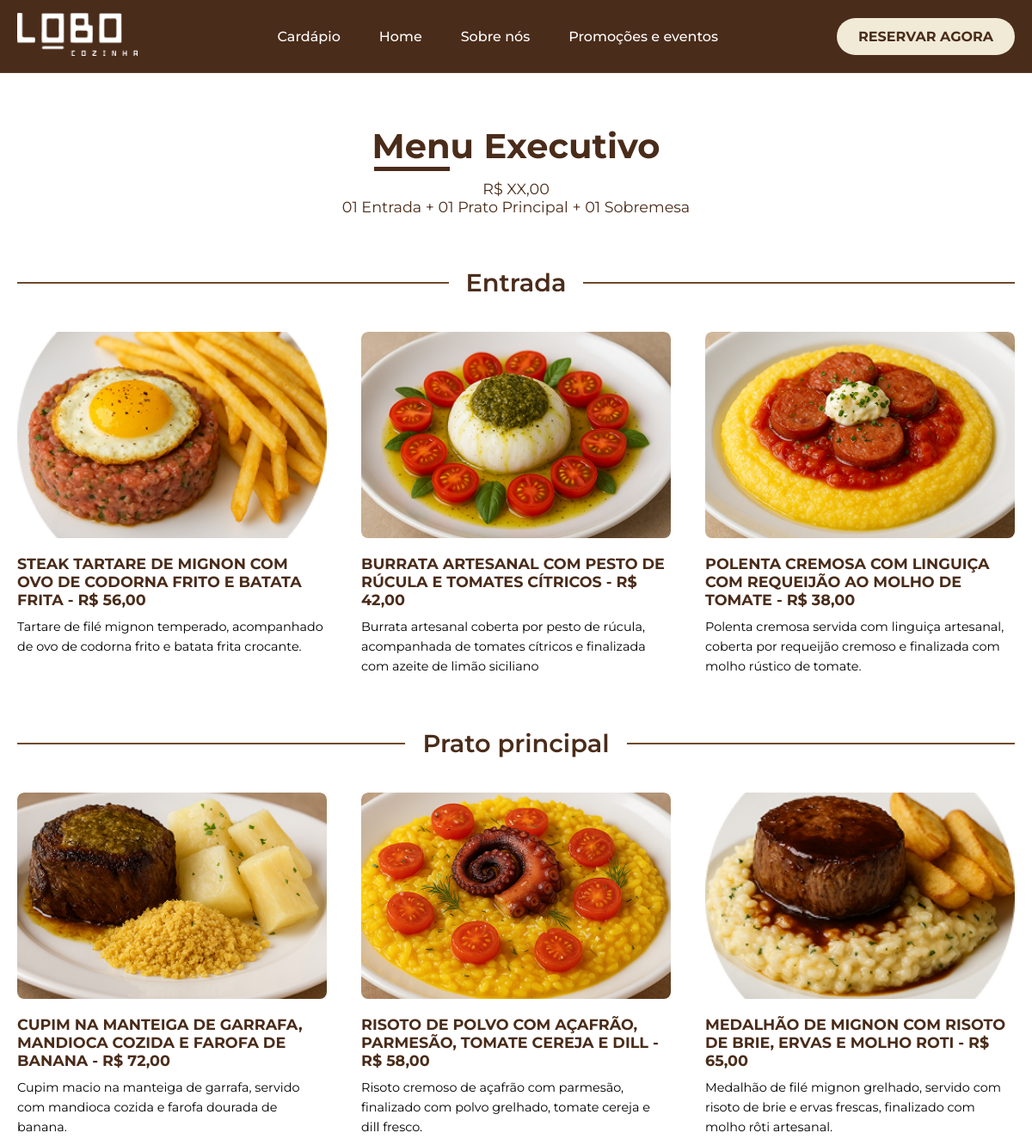
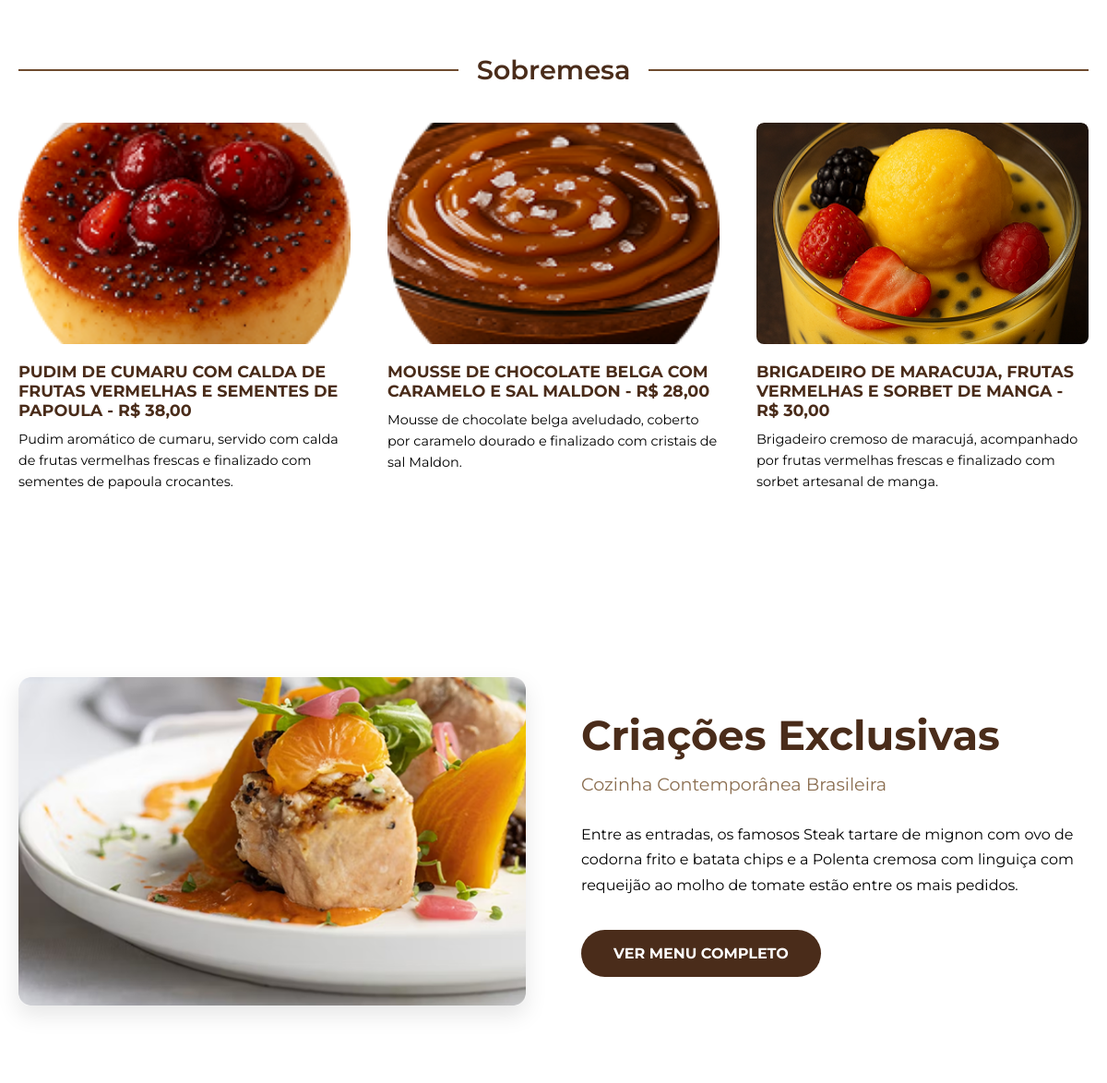
The page /executivo/ on the database its author committed (2 pictures, top to bottom).
### restaurante/models.py (models this page shows, shortened)
class CardapioItem(models.Model):
    tipo = models.CharField(
        max_length=2,
        choices=TipoPrato.choices
    )
    titulo = models.CharField(max_length=100)
    descricao = models.TextField()
    foto = models.ImageField(upload_to='cardapio/')
    preco = models.DecimalField(max_digits=6, decimal_places=2)
    selecionado = models.BooleanField(default=False)

### restaurante/views.py (the view)
# urls.py: path('executivo/', views.executivo, name='executivo'),
def executivo(request):
    itens_selecionados = CardapioItem.objects.filter(selecionado=True)
    return render(request, 'restaurante/executivo.html', {'itens': itens_selecionados})

### restaurante/templates/restaurante/executivo.html (shortened to what this page needs)
{% load static %}
<!DOCTYPE html>
<html lang="pt-BR">
<head>
    <link rel="stylesheet" href="{% static 'styles/executivo.css' %}" />
</head>
<body>
    <header class="navbar">
        <div class="container">
            <a href="{% url 'equipe' %}" class="logo">
                <img src="{% static 'media/lobo.png' %}" alt="Logo" />
            </a>
            <nav>
                <ul>
                    <li><a href="{% url 'executivo' %}">Cardápio</a></li>
                    <li><a href="{% url 'equipe' %}">Home</a></li>
                    <li><a href="{% url 'feedbacks' %}">Sobre nós</a></li>
                    <li><a href="{% url 'promocoes' %}">Promoções e eventos</a></li>
                </ul>
            </nav>
            <a href="#" class="btn-reservar">RESERVAR AGORA</a>
        </div>
    </header>
    <main>
        <section class="menu-executivo">
            <div class="container">
                <h1>Menu Executivo</h1>
                <p class="subtitulo">R$ XX,00 <br>01 Entrada + 01 Prato Principal + 01 Sobremesa</p>
                <div class="secao-pratos">
                    <h2>Entrada</h2>
                    <div class="pratos-grid">
                        {% for item in itens %}
                            {% if item.tipo == 'EN' %}
                                <div class="prato-card">
                                    {% if item.foto %}
                                        <img src="{{ item.foto.url }}" alt="{{ item.titulo }}" />
                                    {% else %}
                                        <img src="{% static 'media/placeholder.png' %}" alt="Sem imagem" />
                                    {% endif %}
                                    <h3>{{ item.titulo }} - R$ {{ item.preco }}</h3>
                                    <p>{{ item.descricao }}</p>
                                </div>
                            {% endif %}
                        {% empty %}
                            <p>Não há entradas disponíveis.</p>
                        {% endfor %}
                    </div>
                </div>
                <div class="secao-pratos">
                    <h2>Prato principal</h2>
                    <div class="pratos-grid">
                        {% for item in itens %}
                            {% if item.tipo == 'PR' %}
                                <div class="prato-card">
                                    {% if item.foto %}
                                        <img src="{{ item.foto.url }}" alt="{{ item.titulo }}" />
                                    {% else %}
                                        <img src="{% static 'media/placeholder.png' %}" alt="Sem imagem" />
                                    {% endif %}
                                    <h3>{{ item.titulo }} - R$ {{ item.preco }}</h3>
                                    <p>{{ item.descricao }}</p>
                                </div>
                            {% endif %}
                        {% empty %}
                            <p>Não há pratos principais disponíveis.</p>
                        {% endfor %}
                    </div>
                </div>
                <div class="secao-pratos">
                    <h2>Sobremesa</h2>
                    <div class="pratos-grid">
                        {% for item in itens %}
                            {% if item.tipo == 'SO' %}
                                <div class="prato-card">
                                    {% if item.foto %}
                                        <img src="{{ item.foto.url }}" alt="{{ item.titulo }}" />
                                    {% else %}
                                        <img src="{% static 'media/placeholder.png' %}" alt="Sem imagem" />
                                    {% endif %}
                                    <h3>{{ item.titulo }} - R$ {{ item.preco }}</h3>
                                    <p>{{ item.descricao }}</p>
                                </div>
                            {% endif %}
                        {% empty %}
                            <p>Não há sobremesas disponíveis.</p>
                        {% endfor %}
                    </div>
                </div>
            </div>
        </section>
        <section class="criacoes-exclusivas">
            <div class="container">
                <div class="grid-container">
                    <div class="imagem-coluna">
                        <img src="{% static 'media/exclusivo.png' %}" alt="Criações Exclusivas" />
                    </div>
                    <div class="texto-coluna">
                        <h2>Criações Exclusivas</h2>
                        <p class="subtitulo-secao">Cozinha Contemporânea Brasileira</p>
                        <p>
                            Entre as entradas, os famosos Steak tartare de mignon com ovo de codorna frito e batata chips e a Polenta cremosa com linguiça com requeijão ao molho de tomate estão entre os mais pedidos.
                        </p>
                        <a href="{% url 'cardapio' %}" class="btn-principal">VER MENU COMPLETO</a>
                    </div>
                </div>
            </div>
        </section>
    </main>
</body>
</html>

### static/styles/executivo.css (style rules this page uses)
* { margin: 0; padding: 0; box-sizing: border-box; }
body { font-family: 'Montserrat', sans-serif; background-color: #ffffff; color: #333; }
.container { max-width: 1200px; margin: 0 auto; padding: 0 20px; }
.navbar { background-color: #4a2c1a; color: #fff; padding: 15px 0; border-bottom: 1px solid #5a3c2a; }
.navbar .container { display: flex; justify-content: space-between; align-items: center; }
.navbar .logo img { height: 50px; }
.navbar nav ul { list-style: none; display: flex; gap: 25px; }
.navbar nav ul li a { color: #fff; text-decoration: none; font-weight: 500; padding: 5px 10px; transition: background-color 0.3s; }
.btn-reservar { background-color: #f0ead6; color: #4a2c1a; padding: 12px 25px; text-decoration: none; font-weight: bold; border-radius: 25px; transition: background-color 0.3s, color 0.3s; }
.menu-executivo { padding: 60px 0; text-align: center; }
.menu-executivo h1 { font-size: 2.5rem; color: #4a2c1a; margin-bottom: 10px; position: relative; display: inline-block; padding-bottom: 5px; }
.menu-executivo h1::after { content: ''; position: absolute; bottom: 0; left: 14%; transform: translateX(-50%); width: 88px; height: 5px; background-color: #4a2c1a; }
.menu-executivo .subtitulo { font-size: 1.1rem; color: #4a2c1a; margin-bottom: 50px; }
.secao-pratos { margin-bottom: 60px; }
.secao-pratos h2 { display: flex; align-items: center; text-align: center; color: #4a2c1a; font-size: 1.8rem; font-weight: 600; margin: 60px 0 40px; }
.secao-pratos h2::before, .secao-pratos h2::after { content: ''; flex: 1; height: 2px; background-color: #6e4a2e; }
.secao-pratos h2::before { margin-right: 20px; }
.secao-pratos h2::after { margin-left: 20px; }
.pratos-grid { display: grid; grid-template-columns: repeat(3, 1fr); gap: 40px; text-align: left; }
.prato-card { background-color: #fff; border-radius: 8px; overflow: hidden; }
.prato-card img { width: 100%; height: auto; aspect-ratio: 1.5 / 1; object-fit: cover; border-radius: 8px; margin-bottom: 15px; }
.prato-card h3 { font-size: 1.1rem; color: #4a2c1a; margin-bottom: 10px; }
.prato-card p { font-size: 0.9rem; color: black; line-height: 1.6; }
.criacoes-exclusivas { background-color: #fff; padding: 80px 0; }
.criacoes-exclusivas .grid-container { display: grid; grid-template-columns: 1fr 1fr; gap: 60px; align-items: center; }
.criacoes-exclusivas .imagem-coluna img { width: 100%; height: auto; border-radius: 12px; box-shadow: 0 10px 25px rgba(0, 0, 0, 0.1); }
.criacoes-exclusivas .texto-coluna h2 { font-size: 2.8rem; color: #4a2c1a; font-weight: 700; margin-bottom: 10px; }
.criacoes-exclusivas .texto-coluna .subtitulo-secao { font-size: 1.2rem; color: #8a6d4f; margin-bottom: 25px; }
.criacoes-exclusivas .texto-coluna p { font-size: 1rem; line-height: 1.7; color: black; margin-bottom: 35px; }
.criacoes-exclusivas .btn-principal { background-color: #4a2c1a; color: #fff; padding: 16px 35px; border-radius: 50px; text-decoration: none; font-weight: bold; text-transform: uppercase; display: inline-block; transition: background-color 0.3s ease, transform 0.3s ease; }

### rows shown on the page
CardapioItem: foto (picture), titulo "STEAK TARTARE DE MIGNON COM OVO DE CODORNA FRITO E BATATA FRITA", preco "56,00", descricao "Tartare de filé mignon temperado, acompanhado de ovo de codorna frito e batata frita crocante."
CardapioItem: foto (picture), titulo "BURRATA ARTESANAL COM PESTO DE RÚCULA E TOMATES CÍTRICOS", preco "42,00", descricao "Burrata artesanal coberta por pesto de rúcula, acompanhada de tomates cítricos e finalizada com azeite de limão siciliano"
CardapioItem: foto (picture), titulo "POLENTA CREMOSA COM LINGUIÇA COM REQUEIJÃO AO MOLHO DE TOMATE", preco "38,00", descricao "Polenta cremosa servida com linguiça artesanal, coberta por requeijão cremoso e finalizada com molho rústico de tomate."
CardapioItem: foto (picture), titulo "CUPIM NA MANTEIGA DE GARRAFA, MANDIOCA COZIDA E FAROFA DE BANANA", preco "72,00", descricao "Cupim macio na manteiga de garrafa, servido com mandioca cozida e farofa dourada de banana."
CardapioItem: foto (picture), titulo "RISOTO DE POLVO COM AÇAFRÃO, PARMESÃO, TOMATE CEREJA E DILL", preco "58,00", descricao "Risoto cremoso de açafrão com parmesão, finalizado com polvo grelhado, tomate cereja e dill fresco."
CardapioItem: foto (picture), titulo "MEDALHÃO DE MIGNON COM RISOTO DE BRIE, ERVAS E MOLHO ROTI", preco "65,00", descricao "Medalhão de filé mignon grelhado, servido com risoto de brie e ervas frescas, finalizado com molho rôti artesanal."
CardapioItem: foto (picture), titulo "PUDIM DE CUMARU COM CALDA DE FRUTAS VERMELHAS E SEMENTES DE PAPOULA", preco "38,00", descricao "Pudim aromático de cumaru, servido com calda de frutas vermelhas frescas e finalizado com sementes de papoula crocantes."
CardapioItem: foto (picture), titulo "MOUSSE DE CHOCOLATE BELGA COM CARAMELO E SAL MALDON", preco "28,00", descricao "Mousse de chocolate belga aveludado, coberto por caramelo dourado e finalizado com cristais de sal Maldon."
CardapioItem: foto (picture), titulo "BRIGADEIRO DE MARACUJA, FRUTAS VERMELHAS E SORBET DE MANGA", preco "30,00", descricao "Brigadeiro cremoso de maracujá, acompanhado por frutas vermelhas frescas e finalizado com sorbet artesanal de manga."
